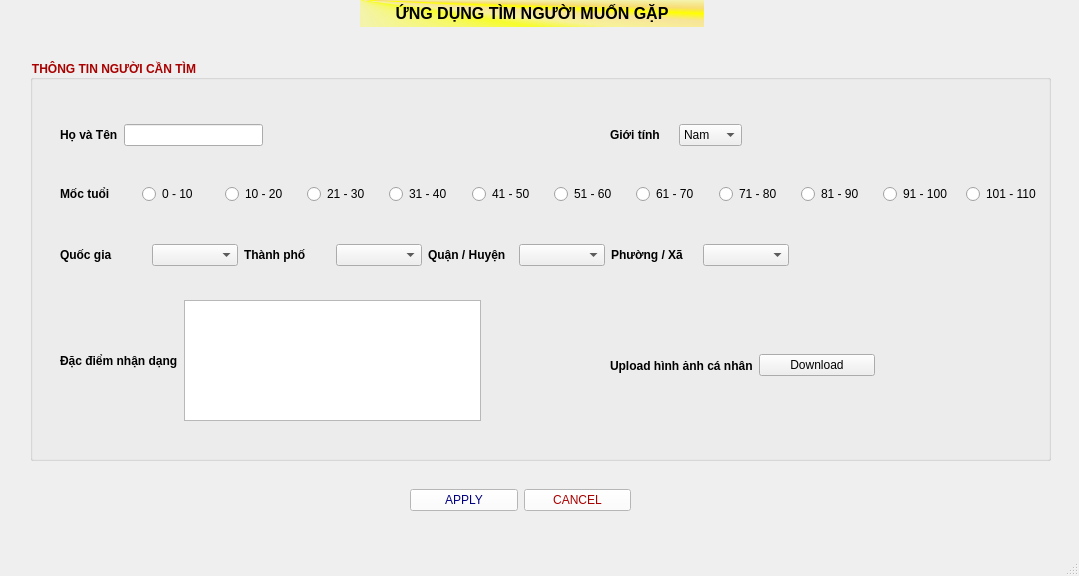
<?xml version="1.0" encoding="UTF-8"?>
<ui version="4.0">
 <class>Found_Users_Page</class>
 <widget class="QMainWindow" name="Found_Users_Page">
  <property name="geometry">
   <rect>
    <x>0</x>
    <y>0</y>
    <width>1079</width>
    <height>576</height>
   </rect>
  </property>
  <property name="windowTitle">
   <string>MainWindow</string>
  </property>
  <widget class="QWidget" name="centralwidget">
   <widget class="QWidget" name="horizontalLayoutWidget_5">
    <property name="geometry">
     <rect>
      <x>410</x>
      <y>480</y>
      <width>221</width>
      <height>41</height>
     </rect>
    </property>
    <layout class="QHBoxLayout" name="exit_page">
     <item>
      <widget class="QPushButton" name="apply_button">
       <property name="styleSheet">
        <string notr="true">color: rgb(0, 0, 127);
background-color: rgb(255, 255, 255);
font: 700 9pt &quot;Segoe UI&quot;;</string>
       </property>
       <property name="text">
        <string>APPLY</string>
       </property>
      </widget>
     </item>
     <item>
      <widget class="QPushButton" name="cancel_button">
       <property name="styleSheet">
        <string notr="true">color: rgb(170, 0, 0);
background-color: rgb(255, 255, 255);
font: 700 9pt &quot;Segoe UI&quot;;</string>
       </property>
       <property name="text">
        <string>CANCEL</string>
       </property>
      </widget>
     </item>
    </layout>
   </widget>
   <widget class="QLabel" name="title_label">
    <property name="geometry">
     <rect>
      <x>360</x>
      <y>0</y>
      <width>344</width>
      <height>27</height>
     </rect>
    </property>
    <property name="font">
     <font>
      <pointsize>12</pointsize>
      <bold>true</bold>
     </font>
    </property>
    <property name="mouseTracking">
     <bool>true</bool>
    </property>
    <property name="styleSheet">
     <string notr="true">background-color: qconicalgradient(cx:0, cy:0, angle:135, stop:0 rgba(255, 255, 0, 69), stop:0.375 rgba(255, 255, 0, 69), stop:0.423533 rgba(251, 255, 0, 145), stop:0.45 rgba(247, 255, 0, 208), stop:0.477581 rgba(255, 244, 71, 130), stop:0.518717 rgba(255, 218, 71, 130), stop:0.55 rgba(255, 255, 0, 255), stop:0.57754 rgba(255, 203, 0, 130), stop:0.625 rgba(255, 255, 0, 69), stop:1 rgba(255, 255, 0, 69));
color: rgb(0, 0, 0);</string>
    </property>
    <property name="text">
     <string>&lt;html&gt;&lt;head/&gt;&lt;body&gt;&lt;p align=&quot;center&quot;&gt;ỨNG DỤNG TÌM NGƯỜI MUỐN GẶP&lt;/p&gt;&lt;/body&gt;&lt;/html&gt;</string>
    </property>
   </widget>
   <widget class="QGroupBox" name="found_users_info">
    <property name="geometry">
     <rect>
      <x>30</x>
      <y>60</y>
      <width>1021</width>
      <height>401</height>
     </rect>
    </property>
    <property name="font">
     <font>
      <family>Segoe UI</family>
      <pointsize>9</pointsize>
      <italic>false</italic>
      <bold>true</bold>
     </font>
    </property>
    <property name="styleSheet">
     <string notr="true">color: rgb(170, 0, 0);
font: 700 9pt &quot;Segoe UI&quot;;</string>
    </property>
    <property name="title">
     <string>THÔNG TIN NGƯỜI CẦN TÌM</string>
    </property>
    <widget class="QWidget" name="horizontalLayoutWidget">
     <property name="geometry">
      <rect>
       <x>30</x>
       <y>60</y>
       <width>203</width>
       <height>30</height>
      </rect>
     </property>
     <layout class="QHBoxLayout" name="name_users">
      <item>
       <widget class="QLabel" name="ho_ten_label">
        <property name="font">
         <font>
          <family>Segoe UI</family>
          <pointsize>9</pointsize>
          <italic>false</italic>
          <bold>true</bold>
         </font>
        </property>
        <property name="styleSheet">
         <string notr="true">color: rgb(0, 0, 0);
font: 700 9pt &quot;Segoe UI&quot;;</string>
        </property>
        <property name="text">
         <string>Họ và Tên</string>
        </property>
       </widget>
      </item>
      <item>
       <widget class="QLineEdit" name="ho_ten_box">
        <property name="styleSheet">
         <string notr="true">color: rgb(0, 0, 0);
font: 9pt &quot;Segoe UI&quot;;</string>
        </property>
       </widget>
      </item>
     </layout>
    </widget>
    <widget class="QWidget" name="horizontalLayoutWidget_3">
     <property name="geometry">
      <rect>
       <x>30</x>
       <y>120</y>
       <width>982</width>
       <height>28</height>
      </rect>
     </property>
     <layout class="QHBoxLayout" name="age_range">
      <item>
       <widget class="QLabel" name="age_measures">
        <property name="font">
         <font>
          <family>Segoe UI</family>
          <pointsize>9</pointsize>
          <italic>false</italic>
          <bold>true</bold>
         </font>
        </property>
        <property name="styleSheet">
         <string notr="true">color: rgb(0, 0, 0);
font: 700 9pt &quot;Segoe UI&quot;;</string>
        </property>
        <property name="text">
         <string>Mốc tuổi</string>
        </property>
       </widget>
      </item>
      <item>
       <widget class="QRadioButton" name="age_1">
        <property name="font">
         <font>
          <family>Segoe UI</family>
          <pointsize>9</pointsize>
          <italic>false</italic>
          <bold>false</bold>
         </font>
        </property>
        <property name="styleSheet">
         <string notr="true">color: rgb(0, 0, 0);
font: 9pt &quot;Segoe UI&quot;;</string>
        </property>
        <property name="text">
         <string>0 - 10</string>
        </property>
       </widget>
      </item>
      <item>
       <widget class="QRadioButton" name="age_2">
        <property name="font">
         <font>
          <family>Segoe UI</family>
          <pointsize>9</pointsize>
          <italic>false</italic>
          <bold>false</bold>
         </font>
        </property>
        <property name="styleSheet">
         <string notr="true">color: rgb(0, 0, 0);
font: 9pt &quot;Segoe UI&quot;;</string>
        </property>
        <property name="text">
         <string>10 - 20</string>
        </property>
       </widget>
      </item>
      <item>
       <widget class="QRadioButton" name="age_3">
        <property name="font">
         <font>
          <family>Segoe UI</family>
          <pointsize>9</pointsize>
          <italic>false</italic>
          <bold>false</bold>
         </font>
        </property>
        <property name="styleSheet">
         <string notr="true">color: rgb(0, 0, 0);
font: 9pt &quot;Segoe UI&quot;;</string>
        </property>
        <property name="text">
         <string>21 - 30</string>
        </property>
       </widget>
      </item>
      <item>
       <widget class="QRadioButton" name="age_4">
        <property name="font">
         <font>
          <family>Segoe UI</family>
          <pointsize>9</pointsize>
          <italic>false</italic>
          <bold>false</bold>
         </font>
        </property>
        <property name="styleSheet">
         <string notr="true">color: rgb(0, 0, 0);
font: 9pt &quot;Segoe UI&quot;;</string>
        </property>
        <property name="text">
         <string>31 - 40</string>
        </property>
       </widget>
      </item>
      <item>
       <widget class="QRadioButton" name="age_5">
        <property name="font">
         <font>
          <family>Segoe UI</family>
          <pointsize>9</pointsize>
          <italic>false</italic>
          <bold>false</bold>
         </font>
        </property>
        <property name="styleSheet">
         <string notr="true">color: rgb(0, 0, 0);
font: 9pt &quot;Segoe UI&quot;;</string>
        </property>
        <property name="text">
         <string>41 - 50</string>
        </property>
       </widget>
      </item>
      <item>
       <widget class="QRadioButton" name="age_6">
        <property name="font">
         <font>
          <family>Segoe UI</family>
          <pointsize>9</pointsize>
          <italic>false</italic>
          <bold>false</bold>
         </font>
        </property>
        <property name="styleSheet">
         <string notr="true">color: rgb(0, 0, 0);
font: 9pt &quot;Segoe UI&quot;;</string>
        </property>
        <property name="text">
         <string>51 - 60</string>
        </property>
       </widget>
      </item>
      <item>
       <widget class="QRadioButton" name="age_7">
        <property name="font">
         <font>
          <family>Segoe UI</family>
          <pointsize>9</pointsize>
          <italic>false</italic>
          <bold>false</bold>
         </font>
        </property>
        <property name="styleSheet">
         <string notr="true">color: rgb(0, 0, 0);
font: 9pt &quot;Segoe UI&quot;;</string>
        </property>
        <property name="text">
         <string>61 - 70</string>
        </property>
       </widget>
      </item>
      <item>
       <widget class="QRadioButton" name="age_8">
        <property name="font">
         <font>
          <family>Segoe UI</family>
          <pointsize>9</pointsize>
          <italic>false</italic>
          <bold>false</bold>
         </font>
        </property>
        <property name="styleSheet">
         <string notr="true">color: rgb(0, 0, 0);
font: 9pt &quot;Segoe UI&quot;;</string>
        </property>
        <property name="text">
         <string>71 - 80</string>
        </property>
       </widget>
      </item>
      <item>
       <widget class="QRadioButton" name="age_9">
        <property name="font">
         <font>
          <family>Segoe UI</family>
          <pointsize>9</pointsize>
          <italic>false</italic>
          <bold>false</bold>
         </font>
        </property>
        <property name="styleSheet">
         <string notr="true">color: rgb(0, 0, 0);
font: 9pt &quot;Segoe UI&quot;;</string>
        </property>
        <property name="text">
         <string>81 - 90</string>
        </property>
       </widget>
      </item>
      <item>
       <widget class="QRadioButton" name="age_10">
        <property name="font">
         <font>
          <family>Segoe UI</family>
          <pointsize>9</pointsize>
          <italic>false</italic>
          <bold>false</bold>
         </font>
        </property>
        <property name="styleSheet">
         <string notr="true">color: rgb(0, 0, 0);
font: 9pt &quot;Segoe UI&quot;;</string>
        </property>
        <property name="text">
         <string>91 - 100</string>
        </property>
       </widget>
      </item>
      <item>
       <widget class="QRadioButton" name="age_11">
        <property name="font">
         <font>
          <family>Segoe UI</family>
          <pointsize>9</pointsize>
          <italic>false</italic>
          <bold>false</bold>
         </font>
        </property>
        <property name="styleSheet">
         <string notr="true">color: rgb(0, 0, 0);
font: 9pt &quot;Segoe UI&quot;;</string>
        </property>
        <property name="text">
         <string>101 - 110</string>
        </property>
       </widget>
      </item>
     </layout>
    </widget>
    <widget class="QWidget" name="horizontalLayoutWidget_2">
     <property name="geometry">
      <rect>
       <x>580</x>
       <y>60</y>
       <width>132</width>
       <height>30</height>
      </rect>
     </property>
     <layout class="QHBoxLayout" name="sex_users">
      <item>
       <widget class="QLabel" name="gioi_tinh_label">
        <property name="font">
         <font>
          <family>Segoe UI</family>
          <pointsize>9</pointsize>
          <italic>false</italic>
          <bold>true</bold>
         </font>
        </property>
        <property name="styleSheet">
         <string notr="true">color: rgb(0, 0, 0);
font: 700 9pt &quot;Segoe UI&quot;;</string>
        </property>
        <property name="text">
         <string>Giới tính</string>
        </property>
       </widget>
      </item>
      <item>
       <widget class="QComboBox" name="gioi_tinh">
        <property name="font">
         <font>
          <family>Segoe UI</family>
          <pointsize>9</pointsize>
          <italic>false</italic>
          <bold>false</bold>
         </font>
        </property>
        <property name="styleSheet">
         <string notr="true">color: rgb(0, 0, 0);
font: 9pt &quot;Segoe UI&quot;;</string>
        </property>
        <property name="insertPolicy">
         <enum>QComboBox::NoInsert</enum>
        </property>
        <item>
         <property name="text">
          <string>Nam</string>
         </property>
        </item>
        <item>
         <property name="text">
          <string>Nữ</string>
         </property>
        </item>
        <item>
         <property name="text">
          <string/>
         </property>
         <property name="icon">
          <iconset theme="accessories-calculator"/>
         </property>
        </item>
       </widget>
      </item>
     </layout>
    </widget>
    <widget class="QWidget" name="horizontalLayoutWidget_4">
     <property name="geometry">
      <rect>
       <x>30</x>
       <y>240</y>
       <width>421</width>
       <height>121</height>
      </rect>
     </property>
     <layout class="QHBoxLayout" name="face_feature">
      <item>
       <widget class="QLabel" name="face_characteristics">
        <property name="font">
         <font>
          <family>Segoe UI</family>
          <pointsize>9</pointsize>
          <italic>false</italic>
          <bold>true</bold>
         </font>
        </property>
        <property name="styleSheet">
         <string notr="true">color: rgb(0, 0, 0);
font: 700 9pt &quot;Segoe UI&quot;;</string>
        </property>
        <property name="text">
         <string>Đặc điểm nhận dạng</string>
        </property>
       </widget>
      </item>
      <item>
       <widget class="QTextEdit" name="info_face">
        <property name="styleSheet">
         <string notr="true">color: rgb(0, 0, 0);
font: 9pt &quot;Segoe UI&quot;;</string>
        </property>
       </widget>
      </item>
     </layout>
    </widget>
    <widget class="QWidget" name="horizontalLayoutWidget_9">
     <property name="geometry">
      <rect>
       <x>30</x>
       <y>180</y>
       <width>729</width>
       <height>30</height>
      </rect>
     </property>
     <layout class="QHBoxLayout" name="place">
      <item>
       <widget class="QLabel" name="nation">
        <property name="font">
         <font>
          <family>Segoe UI</family>
          <pointsize>9</pointsize>
          <italic>false</italic>
          <bold>true</bold>
         </font>
        </property>
        <property name="styleSheet">
         <string notr="true">color: rgb(0, 0, 0);
font: 700 9pt &quot;Segoe UI&quot;;</string>
        </property>
        <property name="text">
         <string>Quốc gia</string>
        </property>
       </widget>
      </item>
      <item>
       <widget class="QComboBox" name="nation_box">
        <property name="styleSheet">
         <string notr="true">color: rgb(0, 0, 0);
font: 9pt &quot;Segoe UI&quot;;</string>
        </property>
       </widget>
      </item>
      <item>
       <widget class="QLabel" name="city">
        <property name="font">
         <font>
          <family>Segoe UI</family>
          <pointsize>9</pointsize>
          <italic>false</italic>
          <bold>true</bold>
         </font>
        </property>
        <property name="styleSheet">
         <string notr="true">color: rgb(0, 0, 0);
font: 700 9pt &quot;Segoe UI&quot;;</string>
        </property>
        <property name="text">
         <string>Thành phố</string>
        </property>
       </widget>
      </item>
      <item>
       <widget class="QComboBox" name="city_box">
        <property name="styleSheet">
         <string notr="true">color: rgb(0, 0, 0);
font: 9pt &quot;Segoe UI&quot;;</string>
        </property>
       </widget>
      </item>
      <item>
       <widget class="QLabel" name="district">
        <property name="font">
         <font>
          <family>Segoe UI</family>
          <pointsize>9</pointsize>
          <italic>false</italic>
          <bold>true</bold>
         </font>
        </property>
        <property name="styleSheet">
         <string notr="true">color: rgb(0, 0, 0);
font: 700 9pt &quot;Segoe UI&quot;;</string>
        </property>
        <property name="text">
         <string>Quận / Huyện</string>
        </property>
       </widget>
      </item>
      <item>
       <widget class="QComboBox" name="district_box">
        <property name="styleSheet">
         <string notr="true">color: rgb(0, 0, 0);
font: 9pt &quot;Segoe UI&quot;;</string>
        </property>
       </widget>
      </item>
      <item>
       <widget class="QLabel" name="ward">
        <property name="font">
         <font>
          <family>Segoe UI</family>
          <pointsize>9</pointsize>
          <italic>false</italic>
          <bold>true</bold>
         </font>
        </property>
        <property name="styleSheet">
         <string notr="true">color: rgb(0, 0, 0);
font: 700 9pt &quot;Segoe UI&quot;;</string>
        </property>
        <property name="text">
         <string>Phường / Xã</string>
        </property>
       </widget>
      </item>
      <item>
       <widget class="QComboBox" name="ward_box">
        <property name="styleSheet">
         <string notr="true">color: rgb(0, 0, 0);
font: 9pt &quot;Segoe UI&quot;;</string>
        </property>
       </widget>
      </item>
     </layout>
    </widget>
    <widget class="QWidget" name="horizontalLayoutWidget_6">
     <property name="geometry">
      <rect>
       <x>580</x>
       <y>290</y>
       <width>265</width>
       <height>31</height>
      </rect>
     </property>
     <layout class="QHBoxLayout" name="pic">
      <item>
       <widget class="QLabel" name="upload_avatar_label">
        <property name="font">
         <font>
          <family>Segoe UI</family>
          <pointsize>9</pointsize>
          <italic>false</italic>
          <bold>true</bold>
         </font>
        </property>
        <property name="styleSheet">
         <string notr="true">color: rgb(0, 0, 0);
font: 700 9pt &quot;Segoe UI&quot;;</string>
        </property>
        <property name="text">
         <string>Upload hình ảnh cá nhân</string>
        </property>
       </widget>
      </item>
      <item>
       <widget class="QPushButton" name="pushButton">
        <property name="font">
         <font>
          <family>Segoe UI</family>
          <pointsize>9</pointsize>
          <italic>false</italic>
          <bold>false</bold>
         </font>
        </property>
        <property name="styleSheet">
         <string notr="true">color: rgb(0, 0, 0);
font: 9pt &quot;Segoe UI&quot;;</string>
        </property>
        <property name="text">
         <string>Download</string>
        </property>
       </widget>
      </item>
     </layout>
    </widget>
   </widget>
  </widget>
  <widget class="QMenuBar" name="menubar">
   <property name="geometry">
    <rect>
     <x>0</x>
     <y>0</y>
     <width>1079</width>
     <height>25</height>
    </rect>
   </property>
  </widget>
  <widget class="QStatusBar" name="statusbar"/>
 </widget>
 <resources/>
 <connections/>
</ui>
